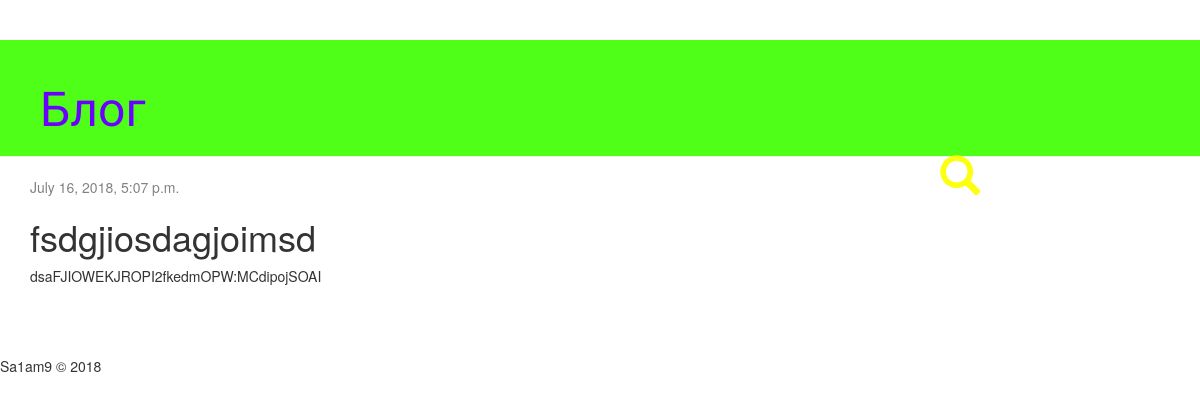
The app's page /post/4/ with its own data.
### blog/models.py (models this page shows, shortened)
class Post(models.Model):
    author = models.ForeignKey('auth.User', on_delete=models.CASCADE)
    title = models.CharField(max_length=200)
    text = models.TextField()
    created_date = models.DateTimeField(
            default=timezone.now)
    published_date = models.DateTimeField(
       blank=True, null=True)

### blog/views.py (the view)
# urls.py: url(r'^post/(?P<pk>\d+)/$', views.post_detail, name='post_detail'),
def post_detail(request, pk):
    post = get_object_or_404(Post, pk=pk)
    return render(request, 'post_detail.html', {'post': post})

### blog/templates/post_detail.html
{% extends 'base.html' %}
{% block content %}
    <div class="post">
        {% if post.published_date %}
            <div class="date">
                {{ post.published_date }}
            </div>
        {% endif %}
        <h1>{{ post.title }}</h1>
        <p>{{ post.text|linebreaksbr }}</p>
    </div>
{% endblock %}

### blog/static/css/blog.css (style rules this page uses)
h1, h2, h3, h4 { font-family: 'Lobster', cursive; }
.date { color: #828282; }
.post { margin-bottom: 70px; }

### records on screen
Post: published_date "July 16, 2018, 5:07 p.m.", title "fsdgjiosdagjoimsd", text "dsaFJIOWEKJROPI2fkedmOPW:MCdipojSOAI"
